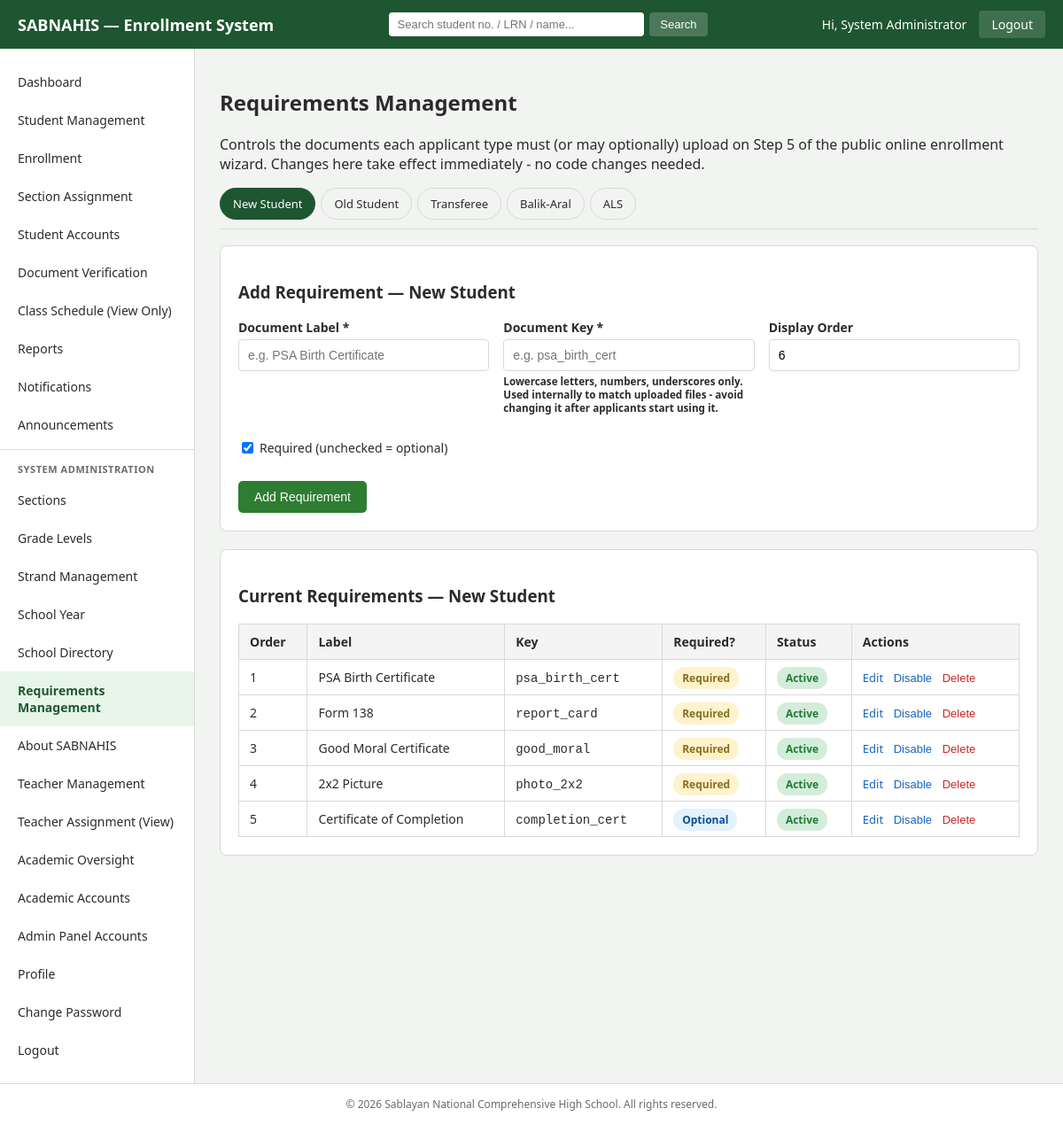
Screenshot of /admin/requirements.php (signed in) with the database file from the repository.
### tables this page shows
CREATE TABLE requirement_configs (
    requirement_id  INT AUTO_INCREMENT PRIMARY KEY,
    applicant_type  ENUM('New','Returning','Transferee','Balik-Aral','ALS') NOT NULL,
    doc_key         VARCHAR(50)  NOT NULL,
    doc_label       VARCHAR(150) NOT NULL,
    is_required     TINYINT(1) NOT NULL DEFAULT 1,
    display_order   INT NOT NULL DEFAULT 0,
    is_active       TINYINT(1) NOT NULL DEFAULT 1,
    created_at      TIMESTAMP DEFAULT CURRENT_TIMESTAMP,
    updated_at      TIMESTAMP NULL DEFAULT NULL ON UPDATE CURRENT_TIMESTAMP,
    UNIQUE KEY uq_type_dockey (applicant_type, doc_key),
    KEY idx_type_active (applicant_type, is_active)
);

### includes/functions.php (called while the page is built, shortened)
<?php
function clean($str) {
    return htmlspecialchars(trim($str ?? ''), ENT_QUOTES, 'UTF-8');
}

### admin/requirements.php (the view, shortened to what this page needs)
<?php
require_once __DIR__ . '/../config/db.php';
require_once __DIR__ . '/../includes/functions.php';
$editRow = null;
$validTypes = array_keys(APPLICANT_TYPES);
$activeType = $_GET['type'] ?? 'New';
$stmt = $pdo->prepare('SELECT * FROM requirement_configs WHERE applicant_type = ? ORDER BY is_required DESC, display_order ASC, requirement_id ASC');
$stmt->execute([$activeType]);
$rows = $stmt->fetchAll();
$nextOrder = 1;
foreach ($rows as $r) { if ($r['display_order'] >= $nextOrder) $nextOrder = $r['display_order'] + 1; }
require_once __DIR__ . '/includes/header.php';
require_once __DIR__ . '/includes/sidebar.php';
?>
<main class="admin-main">
    <h2>Requirements Management</h2>
    <p class="muted">Controls the documents each applicant type must (or may optionally) upload on Step 5 of the
        public online enrollment wizard. Changes here take effect immediately - no code changes needed.</p>
    <div class="about-tabs">
        <?php foreach ($validTypes as $t): ?>
            <a href="?type=<?php echo urlencode($t); ?>" class="<?php echo $activeType === $t ? 'active' : ''; ?>"><?php echo clean(APPLICANT_TYPES[$t]['label']); ?></a>
        <?php endforeach; ?>
    </div>
    <section class="panel">
        <h3><?php echo $editRow ? 'Edit Requirement' : 'Add Requirement'; ?> &mdash; <?php echo clean(APPLICANT_TYPES[$activeType]['label']); ?></h3>
        <form method="POST" class="form-grid">
            <div class="form-row">
                <label>Document Label *
                    <input type="text" name="doc_label" placeholder="e.g. PSA Birth Certificate" value="<?php echo clean($editRow['doc_label'] ?? ''); ?>" required>
                </label>
                <label>Document Key *
                    <input type="text" name="doc_key" placeholder="e.g. psa_birth_cert" pattern="[a-z0-9_]+"
                           value="<?php echo clean($editRow['doc_key'] ?? ''); ?>" required>
                    <small class="muted">Lowercase letters, numbers, underscores only. Used internally to match uploaded files - avoid changing it after applicants start using it.</small>
                </label>
                <label>Display Order
                    <input type="number" name="display_order" value="<?php echo $editRow['display_order'] ?? $nextOrder; ?>" min="0">
                </label>
            </div>
            <div class="form-row">
                <label class="checkbox-label"><input type="checkbox" name="is_required" value="1" <?php echo ($editRow['is_required'] ?? 1) ? 'checked' : ''; ?>> Required (unchecked = optional)</label>
            </div>
            <div class="form-actions">
                <button type="submit" class="btn-primary"><?php echo $editRow ? 'Save Changes' : 'Add Requirement'; ?></button>
            </div>
        </form>
    </section>
    <section class="panel">
        <h3>Current Requirements &mdash; <?php echo clean(APPLICANT_TYPES[$activeType]['label']); ?></h3>
        <?php if (!$rows): ?>
            <p class="muted">No requirements configured for this applicant type &mdash; the Requirements step of the
                enrollment wizard will show "No documents required" for it.</p>
        <?php else: ?>
            <table class="data-table">
                <thead><tr><th>Order</th><th>Label</th><th>Key</th><th>Required?</th><th>Status</th><th>Actions</th></tr></thead>
                <tbody>
                <?php foreach ($rows as $r): ?>
                    <tr<?php echo empty($r['is_active']) ? ' class="row-inactive"' : ''; ?>>
                        <td><?php echo (int) $r['display_order']; ?></td>
                        <td><?php echo clean($r['doc_label']); ?></td>
                        <td><code><?php echo clean($r['doc_key']); ?></code></td>
                        <td><?php echo $r['is_required'] ? '<span class="badge badge-pending">Required</span>' : '<span class="badge badge-normal">Optional</span>'; ?></td>
                        <td><?php echo $r['is_active'] ? '<span class="badge badge-active">Active</span>' : '<span class="badge badge-inactive">Disabled</span>'; ?></td>
                        <td class="actions">
                            <a href="?type=<?php echo urlencode($activeType); ?>&edit=<?php echo $r['requirement_id']; ?>">Edit</a>
                            <form method="POST" style="display:inline">
                                <button type="submit" class="link-primary"><?php echo $r['is_active'] ? 'Disable' : 'Enable'; ?></button>
                            </form>
                            <form method="POST" style="display:inline" onsubmit="return confirm('Delete this requirement?');">
                                <button type="submit" class="link-danger">Delete</button>
                            </form>
                        </td>
                    </tr>
                <?php endforeach; ?>
                </tbody>
            </table>
        <?php endif; ?>
    </section>
</main>
<?php require_once __DIR__ . '/includes/footer.php'; ?>

### assets/css/admin.css (style rules this page uses)
:root { --green-dark: #1e5631; --green: #2e7d32; --green-light: #e8f5e9; --gold: #f5a623; --text: #2b2b2b; --muted: #6b6b6b; --border: #d9d9d9; --danger: #c62828; --blue: #1565c0; }
* { box-sizing: border-box; }
body { margin: 0; font-family: 'Segoe UI', Arial, sans-serif; color: var(--text); background: #f2f4f2; }
.admin-main { flex: 1; padding: 24px 28px; }
.panel { background: #fff; border: 1px solid var(--border); border-radius: 8px; padding: 20px; margin-bottom: 20px; }
.data-table { width: 100%; border-collapse: collapse; background: #fff; }
.data-table th, .data-table td { border: 1px solid var(--border); padding: 10px 12px; font-size: 14px; text-align: left; }
.data-table th { background: #f4f4f4; }
.data-table .actions a, .data-table .actions button { margin-right: 8px; font-size: 13px; text-decoration: none; color: var(--blue); background: none; border: none; cursor: pointer; padding: 0; }
.data-table .actions a.danger, .data-table .actions .link-danger { color: var(--danger); }
.form-grid { display: flex; flex-direction: column; gap: 6px; }
.form-row { display: flex; gap: 16px; flex-wrap: wrap; margin-bottom: 12px; }
.form-row label, .form-grid > label { flex: 1 1 220px; display: flex; flex-direction: column; font-size: 14px; font-weight: 600; gap: 4px; }
.form-grid input, .form-grid select, .form-grid textarea { font-weight: normal; padding: 9px 10px; border: 1px solid var(--border); border-radius: 4px; font-size: 14px; }
.form-actions { margin-top: 10px; display: flex; gap: 10px; }
.btn-primary { background: var(--green); color: #fff; border: none; padding: 10px 18px; border-radius: 5px; cursor: pointer; text-decoration: none; display: inline-block; font-size: 14px; }
.link-danger { background: none; border: none; color: var(--danger); cursor: pointer; text-decoration: underline; font-size: 13px; padding: 0; }
.badge { padding: 4px 10px; border-radius: 12px; font-size: 12px; font-weight: 600; }
.badge-pending { background: #fff3cd; color: #8a6d1d; }
.badge-active { background: #d4edda; color: #1e7e34; }
.badge-normal { background: #e3f2fd; color: #0b4d94; }
.checkbox-label { display: flex !important; flex-direction: row !important; align-items: center; gap: 6px; font-weight: normal !important; font-size: 13px; margin-top: 10px !important; }
.checkbox-label input { width: auto !important; }
.about-tabs { display: flex; flex-wrap: wrap; gap: 6px; margin-bottom: 18px; border-bottom: 1px solid var(--border); padding-bottom: 10px; }
.about-tabs a { padding: 8px 14px; border-radius: 20px; text-decoration: none; color: var(--text); font-size: 13px; border: 1px solid var(--border); }
.about-tabs a.active { background: var(--green-dark); color: #fff; border-color: var(--green-dark); }

### rows the page displays
requirement_configs: display_order "6", display_order "5", doc_label "Certificate of Completion", doc_key "completion_cert", is_required "Optional", is_active "Active"
requirement_configs: display_order "1", doc_label "PSA Birth Certificate", doc_key "psa_birth_cert", is_required "Required", is_active "Active"
requirement_configs: display_order "2", doc_label "Form 138", doc_key "report_card", is_required "Required", is_active "Active"
requirement_configs: display_order "3", doc_label "Good Moral Certificate", doc_key "good_moral", is_required "Required", is_active "Active"
requirement_configs: display_order "4", doc_label "2x2 Picture", doc_key "photo_2x2", is_required "Required", is_active "Active"

### other values shown
SITE_SHORT_NAME "SABNAHIS"
$_SESSION['admin_fullname'] "System Administrator"
APPLICANT_TYPES[$t]['label'] "New Student"
APPLICANT_TYPES[$t]['label'] "Old Student"
APPLICANT_TYPES[$t]['label'] "Transferee"
APPLICANT_TYPES[$t]['label'] "Balik-Aral"
APPLICANT_TYPES[$t]['label'] "ALS"
APPLICANT_TYPES[$activeType]['label'] "New Student"
SITE_NAME "Sablayan National Comprehensive High School"
